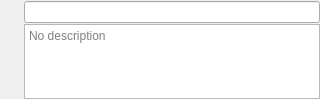
<?xml version="1.0" encoding="UTF-8"?>
<ui version="4.0">
 <class>Gui_Description</class>
 <widget class="QDialog" name="Gui_Description">
  <property name="windowModality">
   <enum>Qt::WindowModal</enum>
  </property>
  <property name="geometry">
   <rect>
    <x>0</x>
    <y>0</y>
    <width>320</width>
    <height>99</height>
   </rect>
  </property>
  <property name="contextMenuPolicy">
   <enum>Qt::NoContextMenu</enum>
  </property>
  <property name="windowTitle">
   <string>Task info</string>
  </property>
  <property name="windowIcon">
   <iconset resource="resources.qrc">
    <normaloff>:/icons/about.png</normaloff>:/icons/about.png</iconset>
  </property>
  <property name="modal">
   <bool>true</bool>
  </property>
  <layout class="QVBoxLayout" name="verticalLayout">
   <property name="spacing">
    <number>0</number>
   </property>
   <property name="leftMargin">
    <number>0</number>
   </property>
   <property name="topMargin">
    <number>0</number>
   </property>
   <property name="rightMargin">
    <number>0</number>
   </property>
   <property name="bottomMargin">
    <number>0</number>
   </property>
   <item>
    <layout class="QHBoxLayout" name="nameLayout">
     <item>
      <widget class="QLabel" name="nameIcon">
       <property name="minimumSize">
        <size>
         <width>24</width>
         <height>24</height>
        </size>
       </property>
       <property name="maximumSize">
        <size>
         <width>24</width>
         <height>24</height>
        </size>
       </property>
       <property name="text">
        <string/>
       </property>
       <property name="pixmap">
        <pixmap resource="resources.qrc">:/icons/tasks.png</pixmap>
       </property>
       <property name="scaledContents">
        <bool>true</bool>
       </property>
      </widget>
     </item>
     <item>
      <widget class="QLineEdit" name="taskName">
       <property name="readOnly">
        <bool>true</bool>
       </property>
      </widget>
     </item>
    </layout>
   </item>
   <item>
    <layout class="QHBoxLayout" name="descLayout">
     <item>
      <widget class="QLabel" name="descIcon">
       <property name="minimumSize">
        <size>
         <width>24</width>
         <height>24</height>
        </size>
       </property>
       <property name="maximumSize">
        <size>
         <width>24</width>
         <height>24</height>
        </size>
       </property>
       <property name="text">
        <string/>
       </property>
       <property name="pixmap">
        <pixmap resource="resources.qrc">:/icons/about.png</pixmap>
       </property>
       <property name="scaledContents">
        <bool>true</bool>
       </property>
      </widget>
     </item>
     <item>
      <widget class="QPlainTextEdit" name="description">
       <property name="readOnly">
        <bool>true</bool>
       </property>
       <property name="placeholderText">
        <string>No description</string>
       </property>
      </widget>
     </item>
    </layout>
   </item>
  </layout>
 </widget>
 <resources>
  <include location="resources.qrc"/>
 </resources>
 <connections/>
</ui>
